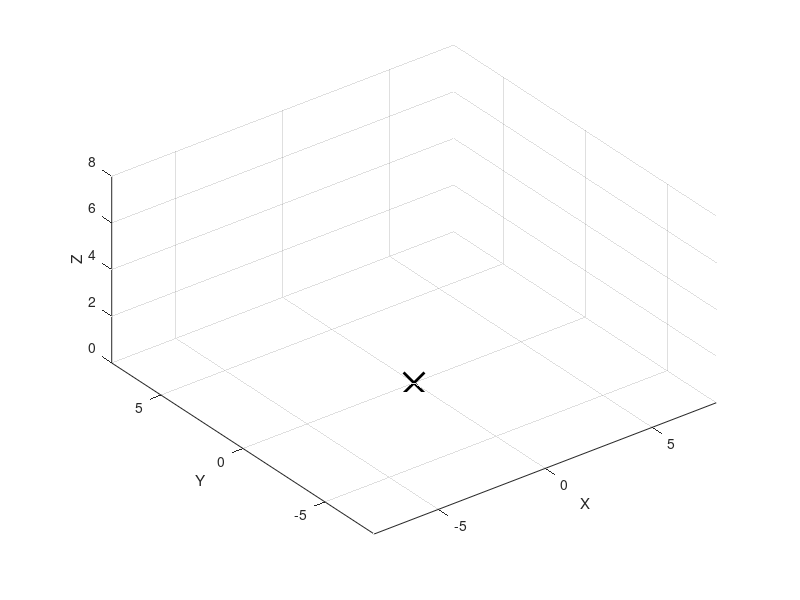

Source code (MATLAB): (Note: this script raises an error after producing the figure.)
clc; clear; close all;

f = figure();
clf;

grid on;
hold on;
axis equal;
axis([-8 8 -8 8 0 8]); 
axis manual; 
axis vis3d;

view(3);            
xlabel('X'); ylabel('Y'); zlabel('Z');
plot3(0, 0, 0, 'kx', 'MarkerSize', 15, 'LineWidth', 2);

wheel_center_seat_distance = 2.5;
wheel_radius = 1.0;
wheel_width = 0.25;
simulation_delta_time = 1/60;

unicycle_root_transform = hgtransform; 

% Seat Line
seat_transform = hgtransform('Parent', unicycle_root_transform);
plot3([0, 0], [0, 0], [0, wheel_center_seat_distance], 'LineWidth', 4, 'Color', 'r', 'Parent', seat_transform);

% Wheel
wheel_transform = hgtransform('Parent', unicycle_root_transform);
wheel_xrotated_pi2 = hgtransform('Parent', wheel_transform);
set(wheel_xrotated_pi2, 'Matrix', makehgtform('xrotate', pi/2));
[xc, yc, zc] = cylinder(wheel_radius, 30);
zc = zc * wheel_width - (wheel_width/2);
surf(xc, yc, zc, 'Parent', wheel_xrotated_pi2, 'FaceColor', [0.2 0.2 0.2], 'EdgeColor', 'none'); 
% Wheel Spoke
plot3([0 0], [0 wheel_radius], [0 0], 'LineWidth', 3, 'Color', 'b', 'Parent', wheel_xrotated_pi2);


t = 0;
pathRadius = 6.0;

% Inputs: 
% wheel torque        | τ_1
% lean side torque    | τ_2  
% lean forward torque | τ_3

% Outputs:
% wheel position        | x y
% wheel pitch (rolling) | Ω
% wheel yaw             | θ
% wheel roll            | φ
% shaft lean            | α


while ishandle(f)

    getMassMatrix()

    % rendering
    x = pathRadius * cos(t);
    y = pathRadius * sin(t);
    theta = t + (pi/2); % tangent to a circle
    phi = -0.3;
    Omega = -(pathRadius * t) / wheel_radius;
    alpha = -0.3;
    
    
    T_pos  = makehgtform('translate', [x, y, wheel_radius]);
    T_yaw  = makehgtform('zrotate', theta);
    T_lean = makehgtform('xrotate', phi);
    
    % Handles x, y, theta, and phi
    set(unicycle_root_transform, 'Matrix', T_pos * T_yaw * T_lean);
    
    set(wheel_transform, 'Matrix', makehgtform('yrotate', Omega));

    set(seat_transform, 'Matrix',  makehgtform('yrotate', alpha))
    
    drawnow; t = t + simulation_delta_time; pause(simulation_delta_time);
end